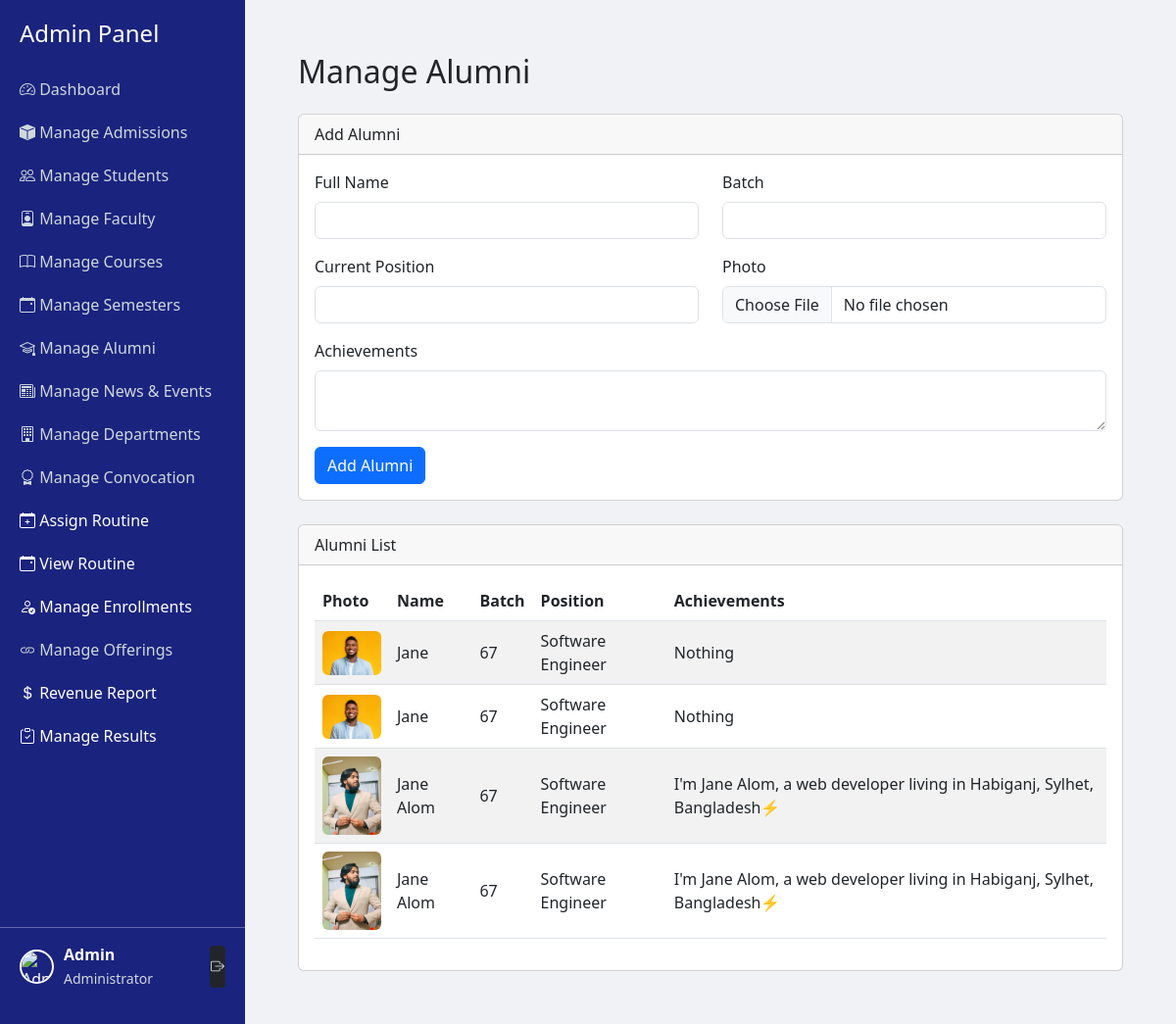
Screenshot of /admin/manage_alumni.php (signed in) with the database file from the repository.
### tables this page shows
CREATE TABLE `alumni` (
  `alumni_id` int(11) NOT NULL,
  `user_id` int(11) DEFAULT NULL,
  `full_name` varchar(150) NOT NULL,
  `batch` varchar(50) NOT NULL,
  `current_position` varchar(150) DEFAULT NULL,
  `achievements` text DEFAULT NULL,
  `department` varchar(120) DEFAULT NULL,
  `grad_year` year(4) DEFAULT NULL,
  `bio` text DEFAULT NULL,
  `image_path` varchar(255) DEFAULT NULL,
  `created_at` timestamp NOT NULL DEFAULT current_timestamp()
);

### admin/manage_alumni.php (the view, shortened to what this page needs)
<?php
require_once __DIR__ . "/../app/config/db.php";
$alumni_stmt = $DB_con->query("SELECT * FROM alumni ORDER BY created_at DESC");
$alumni = $alumni_stmt->fetchAll(PDO::FETCH_ASSOC);
?>
<?php include 'admin_header.php'; ?>
<div class="container-fluid p-4">
    <h2 class="mb-4">Manage Alumni</h2>
    <div class="card mb-4">
        <div class="card-header">Add Alumni</div>
        <div class="card-body">
            <form method="post" enctype="multipart/form-data">
                <div class="row">
                    <div class="col-md-6 mb-3">
                        <label class="form-label">Full Name</label>
                        <input type="text" name="full_name" class="form-control" required>
                    </div>
                    <div class="col-md-6 mb-3">
                        <label class="form-label">Batch</label>
                        <input type="text" name="batch" class="form-control" required>
                    </div>
                    <div class="col-md-6 mb-3">
                        <label class="form-label">Current Position</label>
                        <input type="text" name="current_position" class="form-control">
                    </div>
                    <div class="col-md-6 mb-3">
                        <label class="form-label">Photo</label>
                        <input type="file" name="photo" class="form-control">
                    </div>
                    <div class="col-12 mb-3">
                        <label class="form-label">Achievements</label>
                        <textarea name="achievements" class="form-control"></textarea>
                    </div>
                </div>
                <button type="submit" class="btn btn-primary">Add Alumni</button>
            </form>
        </div>
    </div>
    <div class="card">
        <div class="card-header">Alumni List</div>
        <div class="card-body">
            <table class="table table-striped align-middle">
                <thead>
                    <tr>
                        <th>Photo</th>
                        <th>Name</th>
                        <th>Batch</th>
                        <th>Position</th>
                        <th>Achievements</th>
                    </tr>
                </thead>
                <tbody>
                    <?php foreach ($alumni as $a): ?>
                        <tr>
                            <td>
                                <?php if (!empty($a['image_path'])): ?>
                                    <img src="../<?= htmlspecialchars($a['image_path']); ?>" width="60" class="rounded">
                                <?php endif; ?>
                            </td>
                            <td><?= htmlspecialchars($a['full_name']); ?></td>
                            <td><?= htmlspecialchars($a['batch']); ?></td>
                            <td><?= htmlspecialchars($a['current_position']); ?></td>
                            <td><?= htmlspecialchars($a['achievements']); ?></td>
                        </tr>
                    <?php endforeach; ?>
                </tbody>
            </table>
        </div>
    </div>
</div>
<?php include 'admin_footer.php'; ?>

### admin/admin_header.php (style rules this page uses)
body { display: flex; min-height: 100vh; margin: 0; }

### rows the page displays
alumni: image_path (picture), full_name "Jane", batch "67", current_position "Software Engineer", achievements "Nothing"
alumni: image_path (picture), full_name "Jane", batch "67", current_position "Software Engineer", achievements "Nothing"
alumni: image_path (picture), full_name "Jane Alom", batch "67", current_position "Software Engineer", achievements "I'm Jane Alom, a web developer living in Habiganj, Sylhet, Bangladesh⚡"
alumni: image_path (picture), full_name "Jane Alom", batch "67", current_position "Software Engineer", achievements "I'm Jane Alom, a web developer living in Habiganj, Sylhet, Bangladesh⚡"

### other values shown
$_SESSION['admin_name'] "Admin"
